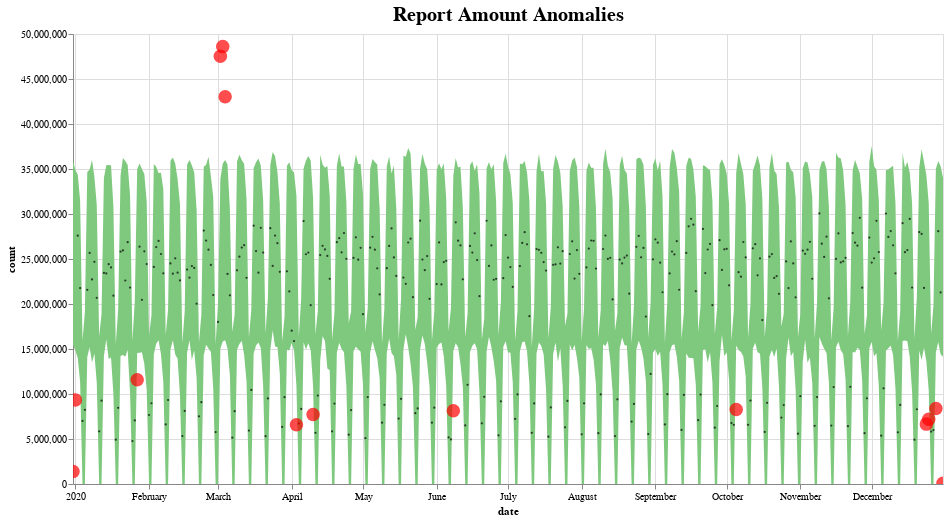

Notebook source saved alongside this figure:
### Code cell
#collapse-hide

### Figure 1 — Vega-Lite specification as saved in the notebook (floating-point values rounded to 4 significant figures; data arrays with more than 128 entries replaced by an {"elided": "..."} marker saying what was removed)
{"config": {"view": {"continuousWidth": 400, "continuousHeight": 300}, "title": {"fontSize": 20}}, "layer": [{"data": {"name": "data-674346b97267477e0a4c96ce3895bffe"}, "mark": {"type": "area", "color": "#7FC97F", "interpolate": "linear"}, "encoding": {"tooltip": [{"field": "ds", "type": "temporal"}, {"field": "fact", "type": "quantitative"}, {"field": "yhat_lower", "type": "quantitative"}, {"field": "yhat_upper", "type": "quantitative"}], "x": {"field": "ds", "title": "date", "type": "temporal"}, "y": {"field": "yhat_upper", "type": "quantitative"}, "y2": {"field": "yhat_lower"}}, "selection": {"selector031": {"type": "interval", "bind": "scales", "encodings": ["x", "y"]}}, "title": "Report Amount Anomalies"}, {"data": {"name": "data-1777f0f83d09de93b5e100dc2efce6de"}, "mark": {"type": "circle", "color": "Black", "opacity": 0.7, "size": 5}, "encoding": {"tooltip": [{"field": "ds", "type": "temporal"}, {"field": "fact", "type": "quantitative"}, {"field": "yhat_lower", "type": "quantitative"}, {"field": "yhat_upper", "type": "quantitative"}], "x": {"field": "ds", "type": "temporal"}, "y": {"field": "fact", "title": "count", "type": "quantitative"}}, "selection": {"selector032": {"type": "interval", "bind": "scales", "encodings": ["x", "y"]}}}, {"data": {"name": "data-e0b1cb25e946f59adac55275589a35ad"}, "mark": {"type": "circle", "color": "Red", "size": 10}, "encoding": {"size": {"field": "importance", "legend": null, "scale": {"type": "log"}, "type": "quantitative"}, "tooltip": [{"field": "ds", "type": "temporal"}, {"field": "fact", "type": "quantitative"}, {"field": "yhat_lower", "type": "quantitative"}, {"field": "yhat_upper", "type": "quantitative"}], "x": {"field": "ds", "type": "temporal"}, "y": {"field": "fact", "title": "count", "type": "quantitative"}}, "selection": {"selector033": {"type": "interval", "bind": "scales", "encodings": ["x", "y"]}}}], "height": 450, "width": 870, "$schema": "https://vega.github.io/schema/vega-lite/v4.17.0.json", "datasets": {"data-674346b97267477e0a4c96ce3895bffe": {"elided": "367 records"}, "data-1777f0f83d09de93b5e100dc2efce6de": {"elided": "353 records"}, "data-e0b1cb25e946f59adac55275589a35ad": [{"ds": "2019-12-31T00:00:00", "trend": 30670000.0, "yhat": 25200000.0, "yhat_lower": 15470000.0, "yhat_upper": 35940000.0, "fact": 1385706, "anomaly": -1, "importance": 600.0}, {"ds": "2020-01-01T00:00:00", "trend": 30690000.0, "yhat": 24630000.0, "yhat_lower": 14820000.0, "yhat_upper": 34880000.0, "fact": 9345399, "anomaly": -1, "importance": 600.0}, {"ds": "2020-01-27T00:00:00", "trend": 31060000.0, "yhat": 24730000.0, "yhat_lower": 14570000.0, "yhat_upper": 34970000.0, "fact": 11585352, "anomaly": -1, "importance": 600.0}, {"ds": "2020-03-02T00:00:00", "trend": 31530000.0, "yhat": 25100000.0, "yhat_lower": 15060000.0, "yhat_upper": 33920000.0, "fact": 47522372, "anomaly": 1, "importance": 600.0}, {"ds": "2020-03-03T00:00:00", "trend": 31540000.0, "yhat": 25910000.0, "yhat_lower": 15830000.0, "yhat_upper": 35620000.0, "fact": 48598336, "anomaly": 1, "importance": 600.0}, {"ds": "2020-03-04T00:00:00", "trend": 31550000.0, "yhat": 25330000.0, "yhat_lower": 15980000.0, "yhat_upper": 35990000.0, "fact": 43033948, "anomaly": 1, "importance": 600.0}, {"ds": "2020-04-03T00:00:00", "trend": 31570000.0, "yhat": 21370000.0, "yhat_lower": 10830000.0, "yhat_upper": 31990000.0, "fact": 6590043, "anomaly": -1, "importance": 600.0}, {"ds": "2020-04-10T00:00:00", "trend": 31560000.0, "yhat": 21360000.0, "yhat_lower": 10870000.0, "yhat_upper": 31820000.0, "fact": 7712778, "anomaly": -1, "importance": 600.0}, {"ds": "2020-06-08T00:00:00", "trend": 31510000.0, "yhat": 25090000.0, "yhat_lower": 14780000.0, "yhat_upper": 34290000.0, "fact": 8143592, "anomaly": -1, "importance": 600.0}, {"ds": "2020-10-05T00:00:00", "trend": 31410000.0, "yhat": 25000000.0, "yhat_lower": 15380000.0, "yhat_upper": 34590000.0, "fact": 8284507, "anomaly": -1, "importance": 600.0}, {"ds": "2020-12-24T00:00:00", "trend": 31340000.0, "yhat": 24660000.0, "yhat_lower": 13630000.0, "yhat_upper": 34330000.0, "fact": 6654300, "anomaly": -1, "importance": 600.0}, {"ds": "2020-12-25T00:00:00", "trend": 31330000.0, "yhat": 21210000.0, "yhat_lower": 10390000.0, "yhat_upper": 31190000.0, "fact": 7204666, "anomaly": -1, "importance": 600.0}, {"ds": "2020-12-28T00:00:00", "trend": 31330000.0, "yhat": 24940000.0, "yhat_lower": 14600000.0, "yhat_upper": 35020000.0, "fact": 8389207, "anomaly": -1, "importance": 600.0}, {"ds": "2020-12-31T00:00:00", "trend": 31330000.0, "yhat": 24650000.0, "yhat_lower": 14140000.0, "yhat_upper": 34040000.0, "fact": 84232, "anomaly": -1, "importance": 600.0}]}}
